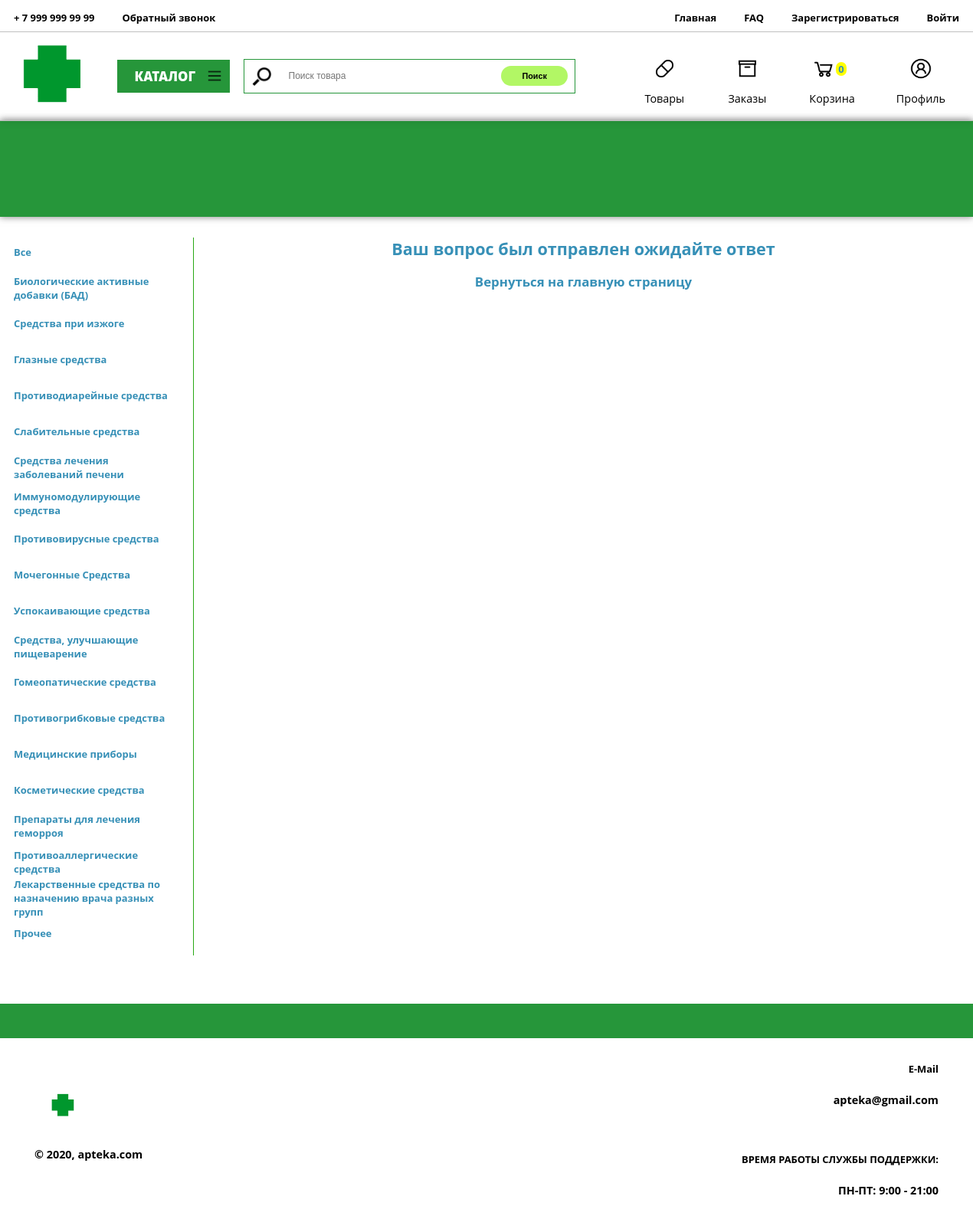
The app's page /about_us/you_questions/ with its own data.
### general_apteka/models.py (models this page shows, shortened)
class ProductCategory(models.Model):
    category = models.CharField(max_length=100, verbose_name='Категория')
    catalog = models.ForeignKey(ProductCatalog, on_delete=models.SET_NULL, null=True)
    class Meta:
        verbose_name = u"Категории"
        verbose_name_plural = u"Категории"

### general_apteka/views.py (the view)
# urls.py: path('about_us/you_questions/', YouQuestions.as_view(), name='you_questions'),
class YouQuestions(View):
    def get(self, request):
        object_inform = objects_inform(request)
        return render(request, 'articles/you_questions.html',{
            'basket':object_inform['count'],
            'categorys': category_product(),
            'catalogs': ProductCatalog.objects.all(),
            })

### general_apteka/models.py (called while the page is built)
    def __str__(self):
        return self.catalog

### general_apteka/views.py (called while the page is built)
def category_product():
    return ProductCategory.objects.all()

### users/views.py (called while the page is built, shortened)
def objects_inform(request, count = 0, summ = 0):
        objects = []
        user = user_is_anonymous(request)
        objects_user = BasketProduct.objects.all().filter(login = user)
        obj = {'summ':summ, 'count': count, 'objects':objects}
        return obj

def user_is_anonymous(request):
    try:
        if str(request.user) != 'AnonymousUser':
            return request.user
        else:
            return request.COOKIES['csrftoken']
    except:
        pass

### general_apteka/templates/articles/you_questions.html (shortened to what this page needs)
{% extends "articles/base_nv.html" %}
{% load static %}
{% block content %}
<h2 style="margin:0 auto;color: #3790b7;"> Ваш вопрос был отправлен ожидайте ответ</h2>
<a style="margin: 0 auto"href="{% url 'home' %}"><h3>Вернуться на главную страницу</h3></a>
{% endblock %}

### general_apteka/templates/articles/base_nv.html (shortened to what this page needs)
{% extends "articles/base.html" %}
{% load static %}
{% block tree_catalog %}
      <div class="inform_catalog">
        <div class="inform_catalog_box">
          </div>
      </div>
{% endblock %}
{% block navbar %}
<div class="left-bar-box">
<div class="left-bar-top" >
			<a href="/products/">
			<div class="element">
				<h5>Все</h5>
			</div>
			</a>
			{% for category in categorys %}
			<a href="/products/filter/{{category.category}}">
			<div class="element">
					<h5 >{{category.category}}</h5>
			</div>
			</a>
			{% endfor %}
		</div>
</div>
{% endblock %}

### static/base.css (style rules this page uses)
a { text-decoration: none; color:#3790b7; }
h5 { font-size: 90%; }
@media screen and (max-width: 1400px)and (min-width: 1200px) { html { zoom:90%; } }
body { border: 0; margin: 0; padding: 0; display: flex; align-items: center; flex-direction: column; background: white ; width: 100%; font-family: Open Sans,Arial,sans-serif; }
.element { background: transparent; height: 50px; width: 100%; margin-top: 2px; margin-bottom: 2px; cursor: pointer; display: flex; justify-content: center; flex-direction: column; }
.element a, .element h5 { color: black; margin: 0 20px; color:#3790b7; }
.left-bar-box { min-height: 1025px; height: 100%; display: flex; align-items: center; flex-direction: column; border-right: 1px solid #28a815; }
.left-bar-top { width: 280px; height: 100%; }
.filter-element h5, { margin: 0 10px 15px 10px; }
.inform_catalog_box { padding-left: 20px; display: flex; flex-direction: column; justify-content: space-between; height: 100%; }
.inform_catalog { padding: 20px 0; width: 100%; height: 100px; background: #26963a; }

### records on screen
ProductCategory: category "Биологические активные добавки (БАД)"
ProductCategory: category "Средства при изжоге"
ProductCategory: category "Глазные средства"
ProductCategory: category "Противодиарейные средства"
ProductCategory: category "Слабительные средства"
ProductCategory: category "Средства лечения заболеваний печени"
ProductCategory: category "Иммуномодулирующие средства"
ProductCategory: category "Противовирусные средства"
ProductCategory: category "Мочегонные Средства"
ProductCategory: category "Успокаивающие средства"
ProductCategory: category "Средства, улучшающие пищеварение"
ProductCategory: category "Гомеопатические средства"
ProductCategory: category "Противогрибковые средства"
ProductCategory: category "Медицинские приборы"
ProductCategory: category "Косметические средства"
ProductCategory: category "Препараты для лечения геморроя"
ProductCategory: category "Противоаллергические средства"
ProductCategory: category "Лекарственные средства по назначению врача разных групп"
ProductCategory: category "Прочее"

### other values on screen
{{ basket }} "0"
